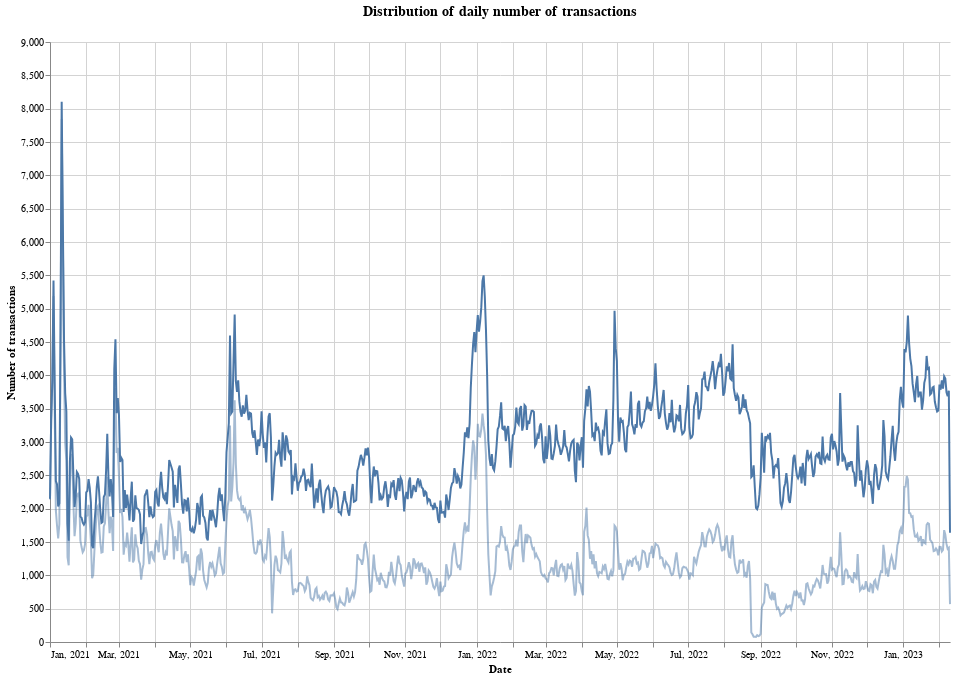

Source (notebook cell):
### Code cell
# Merging two visualisations
(date_trans_count_abs + date_first_trans_count_abs).properties(width=900, height=600, title=alt.TitleParams(text=["Distribution of daily number of transactions"], fontSize=14, anchor="middle", baseline="bottom")).configure_view(strokeWidth=0)

### Figure 1 — Vega-Lite specification as saved in the notebook (floating-point values rounded to 4 significant figures; data arrays with more than 128 entries replaced by an {"elided": "..."} marker saying what was removed)
{"config": {"view": {"continuousWidth": 400, "continuousHeight": 300, "strokeWidth": 0}}, "layer": [{"data": {"name": "data-42f7ff87cf8313f82292775e2da7360a"}, "mark": "line", "encoding": {"tooltip": [{"field": "event_year_month", "format": "%B %d, %Y", "timeUnit": "yearmonthdate", "title": "Date", "type": "temporal"}, {"field": "count", "title": "Number of transactions", "type": "quantitative"}], "x": {"axis": {"format": "%b, %Y", "gridColor": "lightgray", "title": "Date"}, "field": "event_year_month", "timeUnit": "yearmonthdate", "type": "temporal"}, "y": {"axis": {"gridColor": "lightgray", "title": "Number of transactions"}, "field": "count", "type": "quantitative"}}}, {"data": {"name": "data-0991f9fe53f19c237e731ce33d327991"}, "mark": {"type": "line", "opacity": 0.5}, "encoding": {"tooltip": [{"field": "event_year_month", "format": "%B %d, %Y", "timeUnit": "yearmonthdate", "title": "Date", "type": "temporal"}, {"field": "count", "title": "Number of first transactions", "type": "quantitative"}], "x": {"axis": {"format": "%b, %Y", "gridColor": "lightgray", "title": "Date"}, "field": "event_year_month", "timeUnit": "yearmonthdate", "type": "temporal"}, "y": {"axis": {"gridColor": "lightgray", "title": "Number of transactions"}, "field": "count", "type": "quantitative"}}}], "height": 600, "title": {"text": ["Distribution of daily number of transactions"], "anchor": "middle", "baseline": "bottom", "fontSize": 14}, "width": 900, "$schema": "https://vega.github.io/schema/vega-lite/v4.17.0.json", "datasets": {"data-42f7ff87cf8313f82292775e2da7360a": {"elided": "771 records"}, "data-0991f9fe53f19c237e731ce33d327991": {"elided": "771 records"}}}
